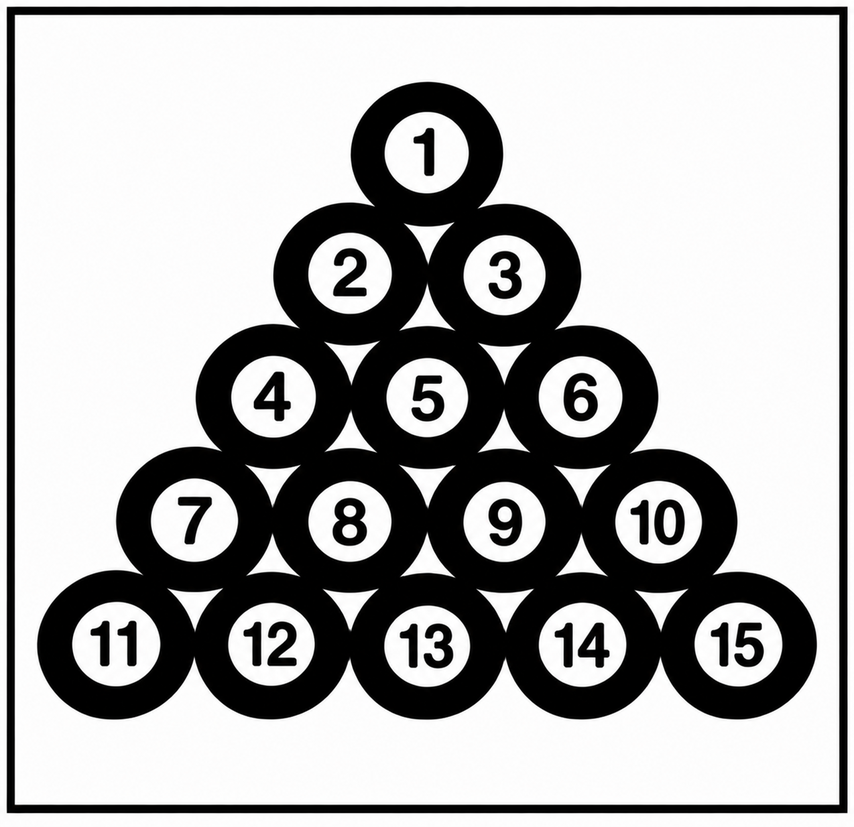
#> input picture lab9/images used/Balls.png, 854 x 827 px, shrunk from 1274 x 1234 before the run, found by its file name
$ jupyter execute --allow-errors Lab_9_IP_2240002025.ipynb
#> lines starting #> are read from the running program, lines starting #| are printed output that depends on the picture; after the words box and inside, x2 and y2 are one past the last pixel; in counts of white or black regions, pixels touching at a corner belong together
# **Lab 9 - Morphological Operations**

[cell 1]
import cv2
import numpy as np
import matplotlib.pyplot as plt

imgFile = 'Erosion.jpg'

# **Erosion Operations**

[cell 2]
# 1. Load image and convert to grayscale
img = cv2.imread(imgFile, 0)

# 2. Binarize the image (Otsu's method works well for varying light)
_, binary = cv2.threshold(img, 0, 255, cv2.THRESH_BINARY + cv2.THRESH_OTSU)

# 3. Define a 3x3 kernel (all ones), you can define kernel of size 5x5, 7x7, ... any odd x odd
# Larger kernels lead to more aggressive erosion

kernel3 = np.ones((3, 3), np.uint8)
kernel7 = np.ones((7, 7), np.uint8)
kernel11 = np.ones((11, 11), np.uint8)

# 4. Apply erosion
# 'iterations' determines how many times the operation is repeated,
# ===> You can change iterations values to apply same process multiple times.

#> (the rest of this cell did not finish here and is left out)

# **Dilation Operations**

[cell 3]
# 1. Load image and convert to grayscale
img = cv2.imread(imgFile, 0)

# 2. Binarize the image (Otsu's method works well for varying light)
_, binary = cv2.threshold(img, 0, 255, cv2.THRESH_BINARY + cv2.THRESH_OTSU)

# 3. Define a 3x3 kernel (all ones), you can define kernel of size 5x5, 7x7, ... any odd x odd
# Larger kernels lead to more aggressive erosion

kernel3 = np.ones((3, 3), np.uint8)
kernel7 = np.ones((7, 7), np.uint8)
kernel11 = np.ones((11, 11), np.uint8)

# 4. Apply erosion
# 'iterations' determines how many times the operation is repeated,
# ===> You can change iterations values to apply same process multiple times.

#> (the rest of this cell did not finish here and is left out)

# **Morphological Open Operations**

[cell 4]
import cv2
import numpy as np
import matplotlib.pyplot as plt

imgFile = 'Open_Closing.jpg'

# 1. Load image and binarize
img = cv2.imread(imgFile, 0)
_, binary = cv2.threshold(img, 0, 255, cv2.THRESH_BINARY + cv2.THRESH_OTSU)

# 2. Define kernel (a 5x5 square is a good starting point)
kernel = np.ones((5, 5), np.uint8)

# 3. Apply Opening
# This is equivalent to: dilate(erode(binary))
#> (the rest of this cell did not finish here and is left out)

# **Closing Morphological Operation**

[cell 5]
import cv2
import numpy as np
import matplotlib.pyplot as plt

imgFile = 'Opening2.jpg'

# 1. Load image and binarize
img = cv2.imread(imgFile, 0)
_, binary = cv2.threshold(img, 0, 255, cv2.THRESH_BINARY + cv2.THRESH_OTSU)

# 2. Define kernel (a 45x45 square is a good starting point)
kernel = np.ones((45, 45), np.uint8)

# 3. Apply Opening
# Effectively: cv2.erode(cv2.dilate(binary, kernel), kernel)
#> (the rest of this cell did not finish here and is left out)

# **Boundaries Extractions**

[cell 6]
import cv2
import numpy as np
import matplotlib.pyplot as plt


imgFile = 'BoundaryExtraction.jpg'
# 1. Load and binarize the image (foreground must be white)
img = cv2.imread(imgFile, 0)
_, binary = cv2.threshold(img, 0, 255, cv2.THRESH_BINARY + cv2.THRESH_OTSU)

# 2. Define a kernel (the size controls boundary thickness)
kernel = np.ones((3, 3), np.uint8)

# 3. Method A: Morphological Gradient (Built-in standard)
#> (the rest of this cell did not finish here and is left out)

# Task 1 Morphological Operations on a New Image

[cell 7]
import cv2
import numpy as np
import matplotlib.pyplot as plt

imgFile = 'Balls.png'

# 1. Loading and binarize
img = cv2.imread(imgFile, 0)
#> img: shape (827, 854); min 0, max 255, mean 172.4
_, binary = cv2.threshold(img, 0, 255, cv2.THRESH_BINARY + cv2.THRESH_OTSU)
#> binary: shape (827, 854); 68.2% white; 23 black regions, largest, box (x1, y1, x2, y2) and area: (37, 82, 817, 720) 183635, (7, 7, 848, 813) 26300, (333, 498, 367, 546) 1036

# if the background came out white, invert the image
if np.mean(binary) > 127:
    binary = cv2.bitwise_not(binary)
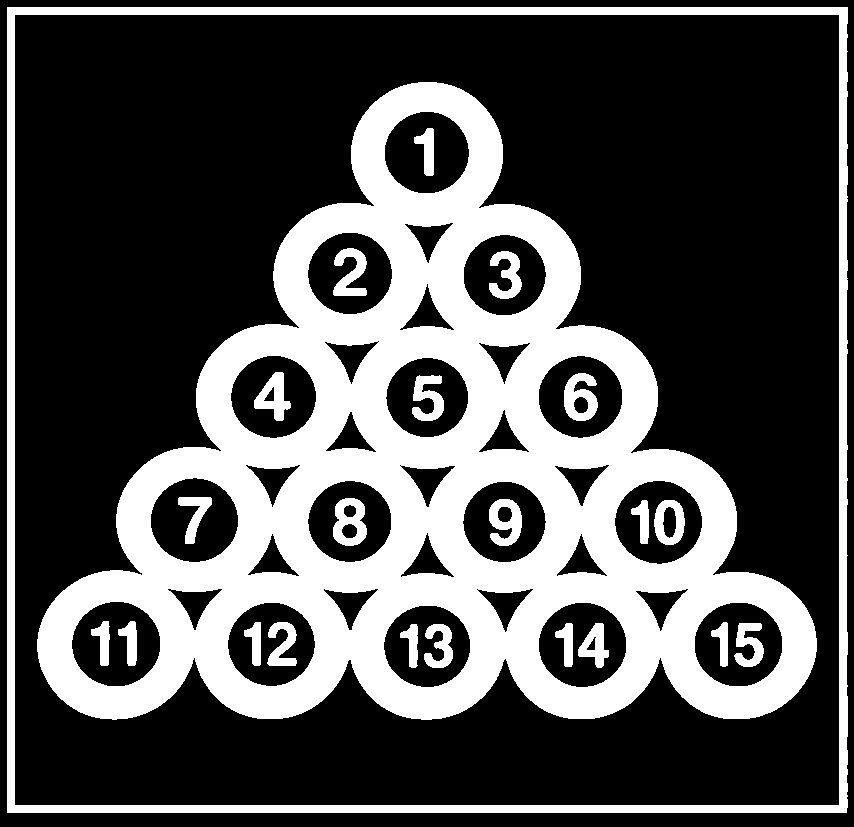
#> binary: shape (827, 854); 31.8% white; 23 white regions, largest, box (x1, y1, x2, y2) and area: (37, 82, 817, 720) 183635, (7, 7, 848, 813) 26300, (333, 498, 367, 546) 1036

# 2. Define kernel
kernel = np.ones((5, 5), np.uint8)

# 3. Apply four operations
erosion = cv2.erode(binary, kernel, iterations=1)
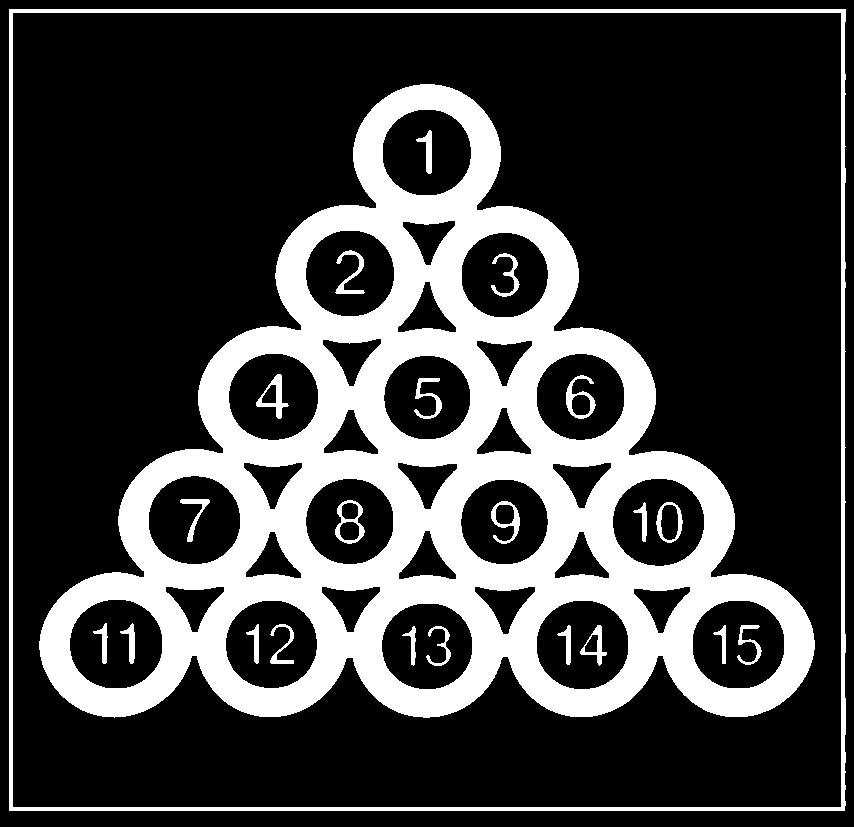
#> erosion: shape (827, 854); 25.4% white; 23 white regions, largest, box (x1, y1, x2, y2) and area: (39, 84, 815, 718) 159311, (9, 9, 846, 811) 13173, (256, 374, 289, 419) 459
dilation = cv2.dilate(binary, kernel, iterations=1)
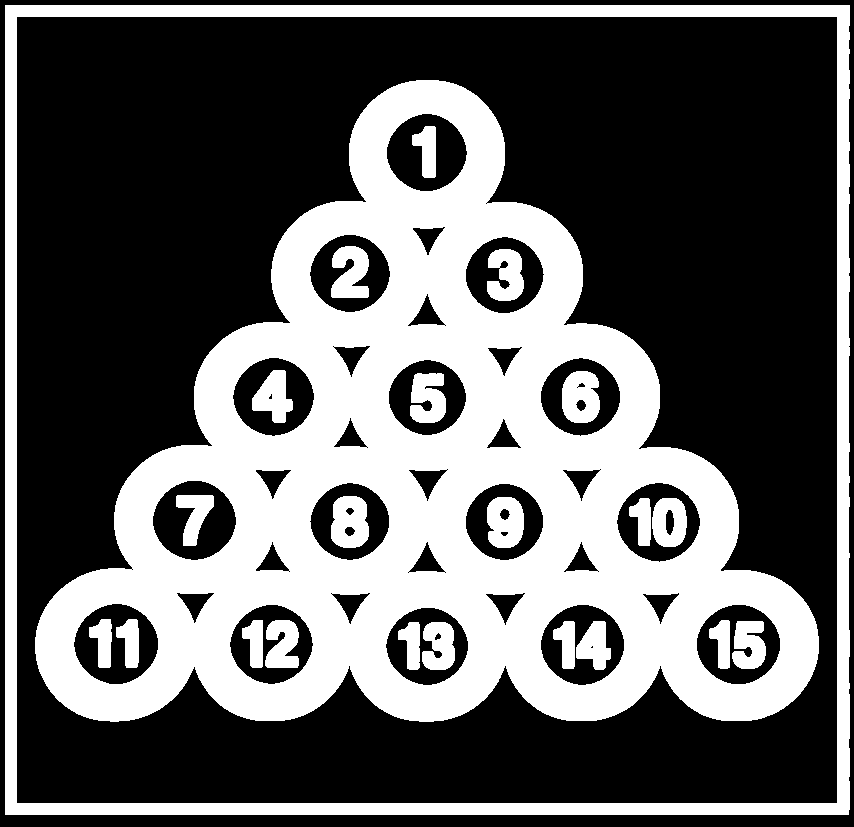
#> dilation: shape (827, 854); 38.1% white; 23 white regions, largest, box (x1, y1, x2, y2) and area: (35, 80, 819, 722) 206285, (5, 5, 850, 815) 39435, (331, 496, 369, 548) 1585
opening = cv2.morphologyEx(binary, cv2.MORPH_OPEN, kernel)
#> opening: shape (827, 854); 31.8% white; 23 white regions, largest, box (x1, y1, x2, y2) and area: (37, 82, 817, 720) 183635, (7, 7, 848, 813) 26277, (333, 498, 367, 546) 1036
closing = cv2.morphologyEx(binary, cv2.MORPH_CLOSE, kernel)
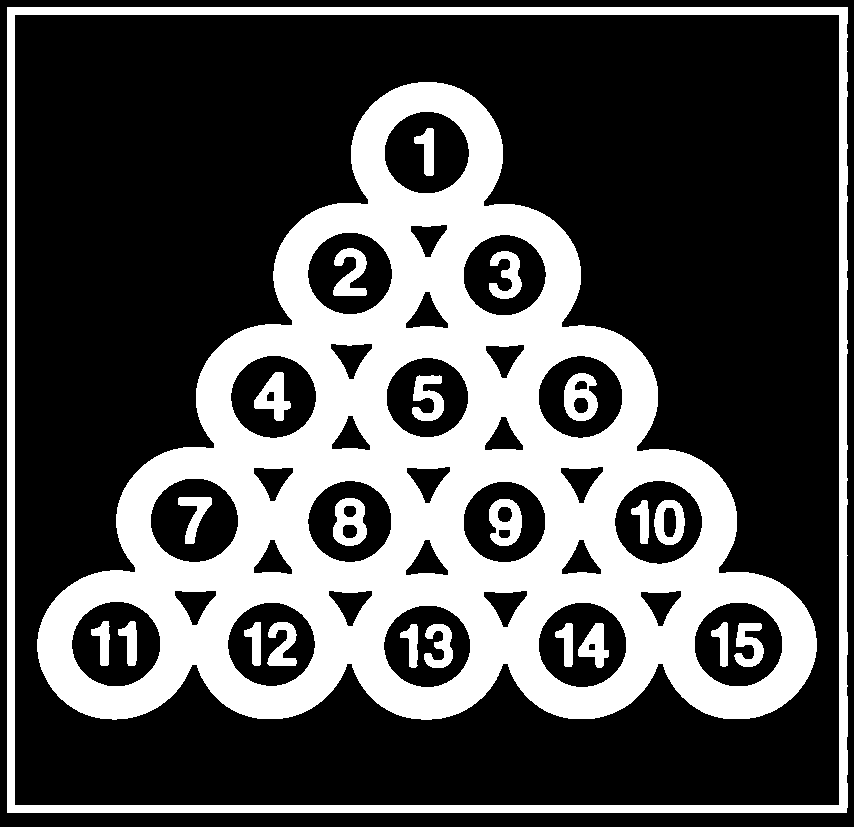
#> closing: shape (827, 854); 32% white; 23 white regions, largest, box (x1, y1, x2, y2) and area: (37, 82, 817, 720) 184709, (7, 7, 848, 813) 26311, (333, 498, 367, 546) 1057

# 4. Display comparison
titles = ['Original Binary', 'Erosion', 'Dilation', 'Opening', 'Closing']
images = [binary, erosion, dilation, opening, closing]

plt.figure(figsize=(15, 4))
for i in range(5):
    plt.subplot(1, 5, i + 1)
    plt.imshow(images[i], 'gray')
    plt.title(titles[i])
    plt.axis('off')
plt.show()

# Task 2  Structuring Element Shapes and Sizes

[cell 8]
shapes = {'Square': cv2.MORPH_RECT,
          'Cross': cv2.MORPH_CROSS,
          'Ellipse': cv2.MORPH_ELLIPSE}
sizes = [3, 5, 7]

plt.figure(figsize=(12, 12))
k = 1
for size in sizes:
    for name, shape in shapes.items():
        kernel = cv2.getStructuringElement(shape, (size, size))
        eroded = cv2.erode(binary, kernel, iterations=1)
        plt.subplot(3, 3, k)
        plt.imshow(eroded, 'gray')
        plt.title(f'Erosion - {name} {size}x{size}')
        plt.axis('off')
        k += 1
#> after the loop, k = 10
plt.show()
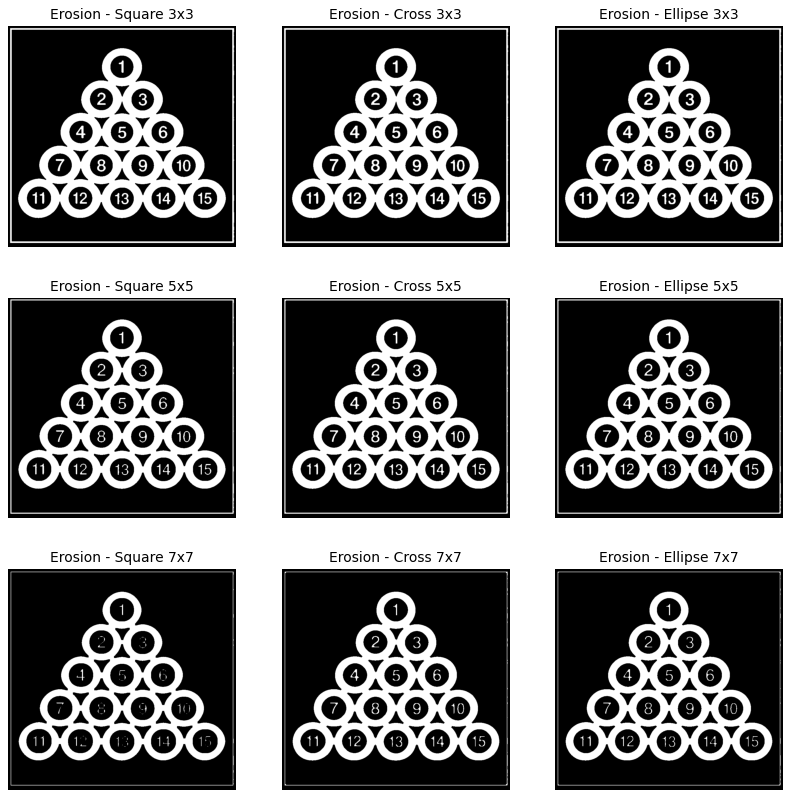
#> figure drawn by matplotlib, 9 panels

[cell 9]
plt.figure(figsize=(12, 12))
k = 1
for size in sizes:
    for name, shape in shapes.items():
        kernel = cv2.getStructuringElement(shape, (size, size))
        dilated = cv2.dilate(binary, kernel, iterations=1)
        plt.subplot(3, 3, k)
        plt.imshow(dilated, 'gray')
        plt.title(f'Dilation - {name} {size}x{size}')
        plt.axis('off')
        k += 1
#> after the loop, k = 10
plt.show()
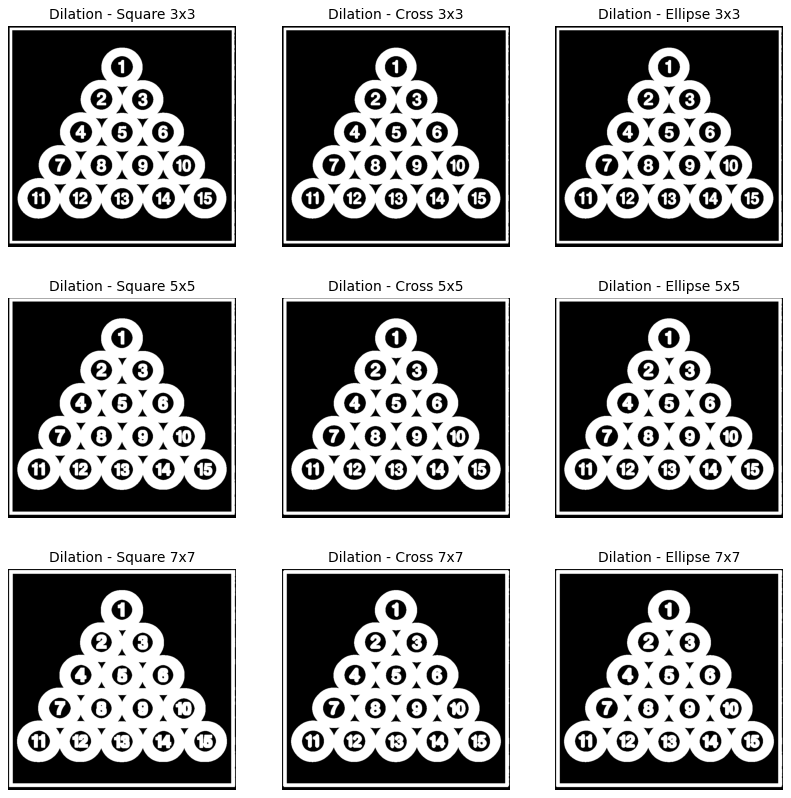
#> figure drawn by matplotlib, 9 panels
